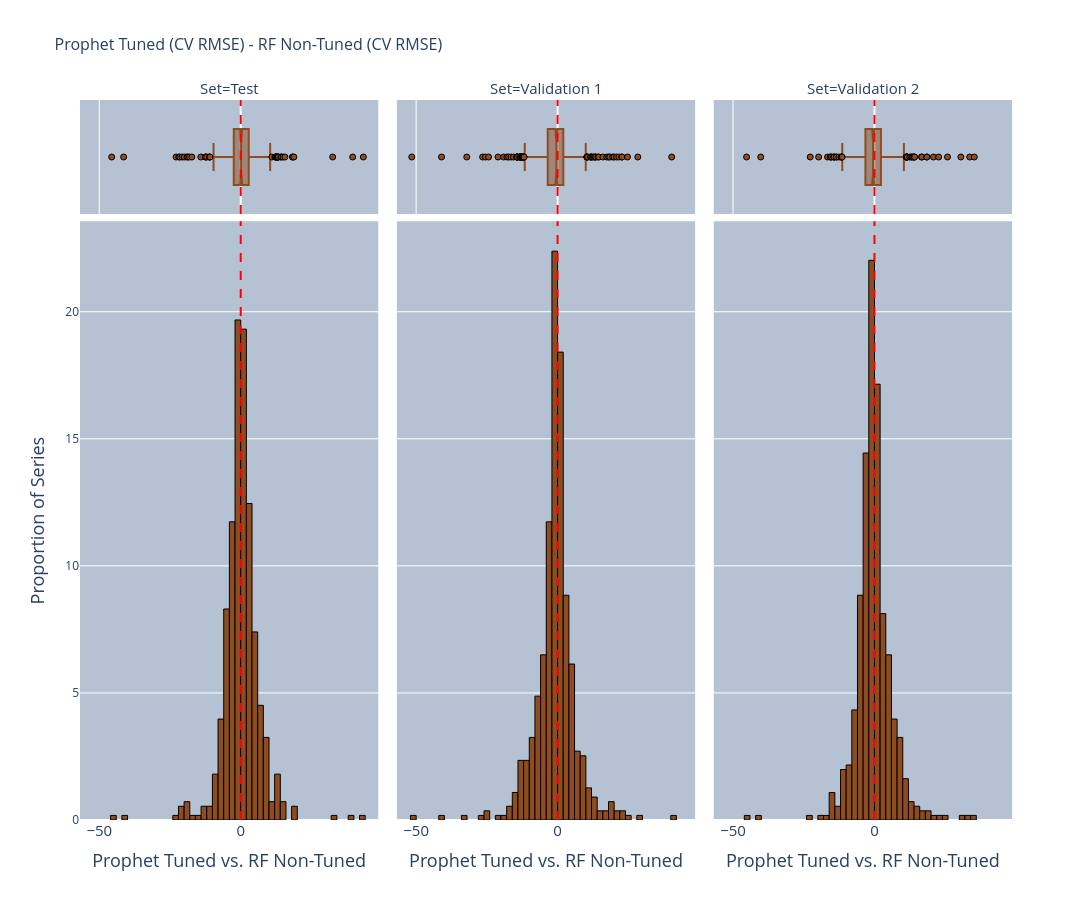

Notebook code for this chart:
### Code cell
Difference_Distribution = px.histogram(
    title='Prophet Tuned (CV RMSE) - RF Non-Tuned (CV RMSE)',
    data_frame=df_pivot,
    x='Prophet Tuned vs. RF Non-Tuned',
    nbins=50,
    width=1500,
    height=900,
    facet_col='Set',
    marginal='box',
    histnorm='percent',
    
)

# Change bar color and add borders
Difference_Distribution.update_traces(
    marker_color="#8E4C20",     # histogram color
    marker_line_color='black',  # border color
    marker_line_width=1         # border width
)

# Add vertical line at x = 0
Difference_Distribution.add_vline(
    x=0,
    line_color='red',
    line_width=2,
    line_dash='dash'
)

Difference_Distribution.update_layout(
     title_font=dict(size=16),  # Set the title font size
    font=dict(size=15),  # Set general font size for labels and axis titles
            hoverlabel=dict(
                font_size=20  # Set font size for hover data
            ),
            yaxis=dict(
                title='Proportion of Series',
                title_font=dict(size=18),  # Set y-axis title font size
                tickfont=dict(size=12)  # Set y-axis tick font size
            ),
             legend=dict(
                orientation='h',       
                yanchor='bottom',     
                y=-0.3,               
                xanchor='center',      
                 x=0.5,                 
                font=dict(size=16)     
            ),
            plot_bgcolor="#B4C2D4", 
)

Difference_Distribution.show()

### Figure 1 — Plotly figure (JSON) as saved in the notebook; plotly's stock layout.template omitted (floating-point values rounded to 4 significant figures; data arrays with more than 128 entries replaced by an {"elided": "..."} marker saying what was removed)
{"data": [{"bingroup": "x", "histnorm": "percent", "hovertemplate": "Set=Test<br>Prophet Tuned vs. RF Non-Tuned=%{x}<br>percent=%{y}<extra></extra>", "legendgroup": "", "marker": {"color": "#8E4C20", "line": {"color": "black", "width": 1}, "pattern": {"shape": ""}}, "name": "", "nbinsx": 50, "orientation": "v", "showlegend": false, "type": "histogram", "x": {"elided": "554 float values"}, "xaxis": "x", "yaxis": "y"}, {"hovertemplate": "Set=Test<br>Prophet Tuned vs. RF Non-Tuned=%{x}<extra></extra>", "legendgroup": "", "marker": {"color": "#8E4C20", "line": {"color": "black", "width": 1}}, "name": "", "notched": true, "showlegend": false, "type": "box", "x": {"elided": "554 float values"}, "xaxis": "x4", "yaxis": "y4"}, {"bingroup": "x", "histnorm": "percent", "hovertemplate": "Set=Validation 1<br>Prophet Tuned vs. RF Non-Tuned=%{x}<br>percent=%{y}<extra></extra>", "legendgroup": "", "marker": {"color": "#8E4C20", "line": {"color": "black", "width": 1}, "pattern": {"shape": ""}}, "name": "", "nbinsx": 50, "orientation": "v", "showlegend": false, "type": "histogram", "x": {"elided": "554 float values"}, "xaxis": "x2", "yaxis": "y2"}, {"hovertemplate": "Set=Validation 1<br>Prophet Tuned vs. RF Non-Tuned=%{x}<extra></extra>", "legendgroup": "", "marker": {"color": "#8E4C20", "line": {"color": "black", "width": 1}}, "name": "", "notched": true, "showlegend": false, "type": "box", "x": {"elided": "554 float values"}, "xaxis": "x5", "yaxis": "y5"}, {"bingroup": "x", "histnorm": "percent", "hovertemplate": "Set=Validation 2<br>Prophet Tuned vs. RF Non-Tuned=%{x}<br>percent=%{y}<extra></extra>", "legendgroup": "", "marker": {"color": "#8E4C20", "line": {"color": "black", "width": 1}, "pattern": {"shape": ""}}, "name": "", "nbinsx": 50, "orientation": "v", "showlegend": false, "type": "histogram", "x": {"elided": "554 float values"}, "xaxis": "x3", "yaxis": "y3"}, {"hovertemplate": "Set=Validation 2<br>Prophet Tuned vs. RF Non-Tuned=%{x}<extra></extra>", "legendgroup": "", "marker": {"color": "#8E4C20", "line": {"color": "black", "width": 1}}, "name": "", "notched": true, "showlegend": false, "type": "box", "x": {"elided": "554 float values"}, "xaxis": "x6", "yaxis": "y6"}], "layout": {"annotations": [{"showarrow": false, "text": "Set=Test", "x": 0.16, "xanchor": "center", "xref": "paper", "y": 1, "yanchor": "bottom", "yref": "paper"}, {"showarrow": false, "text": "Set=Validation 1", "x": 0.5, "xanchor": "center", "xref": "paper", "y": 1, "yanchor": "bottom", "yref": "paper"}, {"showarrow": false, "text": "Set=Validation 2", "x": 0.84, "xanchor": "center", "xref": "paper", "y": 1, "yanchor": "bottom", "yref": "paper"}], "barmode": "relative", "font": {"size": 15}, "height": 900, "hoverlabel": {"font": {"size": 20}}, "legend": {"font": {"size": 16}, "orientation": "h", "tracegroupgap": 0, "x": 0.5, "xanchor": "center", "y": -0.3, "yanchor": "bottom"}, "plot_bgcolor": "#B4C2D4", "shapes": [{"line": {"color": "red", "dash": "dash", "width": 2}, "type": "line", "x0": 0, "x1": 0, "xref": "x", "y0": 0, "y1": 1, "yref": "y domain"}, {"line": {"color": "red", "dash": "dash", "width": 2}, "type": "line", "x0": 0, "x1": 0, "xref": "x2", "y0": 0, "y1": 1, "yref": "y2 domain"}, {"line": {"color": "red", "dash": "dash", "width": 2}, "type": "line", "x0": 0, "x1": 0, "xref": "x3", "y0": 0, "y1": 1, "yref": "y3 domain"}, {"line": {"color": "red", "dash": "dash", "width": 2}, "type": "line", "x0": 0, "x1": 0, "xref": "x4", "y0": 0, "y1": 1, "yref": "y4 domain"}, {"line": {"color": "red", "dash": "dash", "width": 2}, "type": "line", "x0": 0, "x1": 0, "xref": "x5", "y0": 0, "y1": 1, "yref": "y5 domain"}, {"line": {"color": "red", "dash": "dash", "width": 2}, "type": "line", "x0": 0, "x1": 0, "xref": "x6", "y0": 0, "y1": 1, "yref": "y6 domain"}], "title": {"font": {"size": 16}, "text": "Prophet Tuned (CV RMSE) - RF Non-Tuned (CV RMSE)"}, "width": 1500, "xaxis": {"anchor": "y", "domain": [0, 0.32], "title": {"text": "Prophet Tuned vs. RF Non-Tuned"}}, "xaxis2": {"anchor": "y2", "domain": [0.34, 0.66], "matches": "x", "title": {"text": "Prophet Tuned vs. RF Non-Tuned"}}, "xaxis3": {"anchor": "y3", "domain": [0.68, 1.0], "matches": "x", "title": {"text": "Prophet Tuned vs. RF Non-Tuned"}}, "xaxis4": {"anchor": "y4", "domain": [0, 0.32], "matches": "x", "showgrid": true, "showticklabels": false}, "xaxis5": {"anchor": "y5", "domain": [0.34, 0.66], "matches": "x", "showgrid": true, "showticklabels": false}, "xaxis6": {"anchor": "y6", "domain": [0.68, 1.0], "matches": "x", "showgrid": true, "showticklabels": false}, "yaxis": {"anchor": "x", "domain": [0, 0.8316], "tickfont": {"size": 12}, "title": {"font": {"size": 18}, "text": "Proportion of Series"}}, "yaxis2": {"anchor": "x2", "domain": [0, 0.8316], "matches": "y", "showticklabels": false}, "yaxis3": {"anchor": "x3", "domain": [0, 0.8316], "matches": "y", "showticklabels": false}, "yaxis4": {"anchor": "x4", "domain": [0.8416, 1], "matches": "y4", "showgrid": false, "showline": false, "showticklabels": false, "ticks": ""}, "yaxis5": {"anchor": "x5", "domain": [0.8416, 1], "matches": "y4", "showgrid": false, "showline": false, "showticklabels": false, "ticks": ""}, "yaxis6": {"anchor": "x6", "domain": [0.8416, 1], "matches": "y4", "showgrid": false, "showline": false, "showticklabels": false, "ticks": ""}}}
